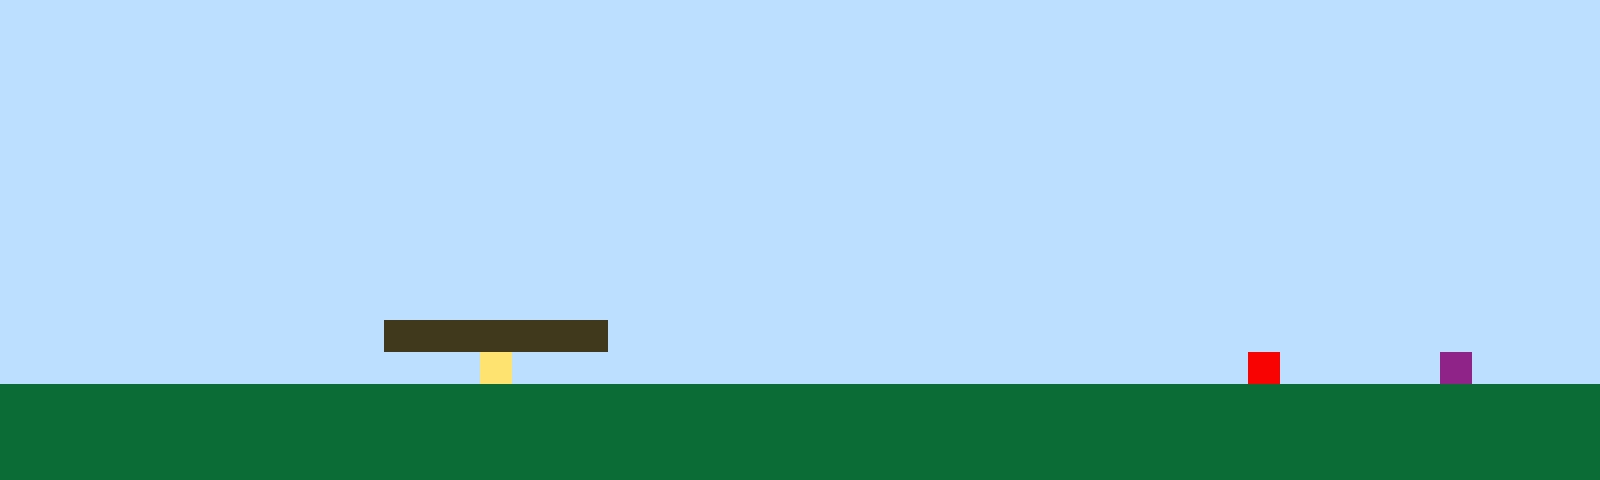

Rendered tile map (Tiled .tmx) drawn with the repository's tilesets; below, a short description and the full map source, tile grids included:
An orthogonal 50x15 tile map with 32x32 px tiles, 1 tile layer (Tile Layer 1).

<map version="1.10" tiledversion="1.11.2" orientation="orthogonal" renderorder="right-up" width="50" height="15" tilewidth="32" tileheight="32" infinite="0" nextlayerid="2" nextobjectid="1"><editorsettings><export target="map1.csv" format="csv" /></editorsettings><tileset firstgid="1" name="sprites" tilewidth="32" tileheight="32" tilecount="6" columns="3"><image source="sprites.png" width="96" height="64" /></tileset><layer id="1" name="Tile Layer 1" width="50" height="15"><data encoding="csv">1,1,1,1,1,1,1,1,1,1,1,1,1,1,1,1,1,1,1,1,1,1,1,1,1,1,1,1,1,1,1,1,1,1,1,1,1,1,1,1,1,1,1,1,1,1,1,1,1,1,1,1,1,1,1,1,1,1,1,1,1,1,1,1,1,1,1,1,1,1,1,1,1,1,1,1,1,1,1,1,1,1,1,1,1,1,1,1,1,1,1,1,1,1,1,1,1,1,1,1,1,1,1,1,1,1,1,1,1,1,1,1,1,1,1,1,1,1,1,1,1,1,1,1,1,1,1,1,1,1,1,1,1,1,1,1,1,1,1,1,1,1,1,1,1,1,1,1,1,1,1,1,1,1,1,1,1,1,1,1,1,1,1,1,1,1,1,1,1,1,1,1,1,1,1,1,1,1,1,1,1,1,1,1,1,1,1,1,1,1,1,1,1,1,1,1,1,1,1,1,1,1,1,1,1,1,1,1,1,1,1,1,1,1,1,1,1,1,1,1,1,1,1,1,1,1,1,1,1,1,1,1,1,1,1,1,1,1,1,1,1,1,1,1,1,1,1,1,1,1,1,1,1,1,1,1,1,1,1,1,1,1,1,1,1,1,1,1,1,1,1,1,1,1,1,1,1,1,1,1,1,1,1,1,1,1,1,1,1,1,1,1,1,1,1,1,1,1,1,1,1,1,1,1,1,1,1,1,1,1,1,1,1,1,1,1,1,1,1,1,1,1,1,1,1,1,1,1,1,1,1,1,1,1,1,1,1,1,1,1,1,1,1,1,1,1,1,1,1,1,1,1,1,1,1,1,1,1,1,1,1,1,1,1,1,1,1,1,1,1,1,1,1,1,1,1,1,1,1,1,1,1,1,1,1,1,1,1,1,1,1,1,1,1,1,1,1,1,1,1,1,1,1,1,1,1,1,1,1,1,1,1,1,1,1,1,1,1,1,1,1,1,1,1,1,1,1,1,1,1,1,1,1,1,1,1,1,1,1,1,1,1,1,1,1,1,1,1,1,1,1,1,1,1,1,1,1,1,1,1,1,1,1,1,1,1,1,1,1,1,1,1,1,1,1,1,1,1,1,1,1,1,1,1,1,1,1,1,1,1,1,1,1,1,1,1,1,1,1,1,1,1,1,1,1,1,1,1,1,1,1,1,3,3,3,3,3,3,3,1,1,1,1,1,1,1,1,1,1,1,1,1,1,1,1,1,1,1,1,1,1,1,1,1,1,1,1,1,1,1,1,1,1,1,1,1,1,1,1,1,1,1,1,1,1,4,1,1,1,1,1,1,1,1,1,1,1,1,1,1,1,1,1,1,1,1,1,1,1,5,1,1,1,1,1,6,1,1,1,1,2,2,2,2,2,2,2,2,2,2,2,2,2,2,2,2,2,2,2,2,2,2,2,2,2,2,2,2,2,2,2,2,2,2,2,2,2,2,2,2,2,2,2,2,2,2,2,2,2,2,2,2,2,2,2,2,2,2,2,2,2,2,2,2,2,2,2,2,2,2,2,2,2,2,2,2,2,2,2,2,2,2,2,2,2,2,2,2,2,2,2,2,2,2,2,2,2,2,2,2,2,2,2,2,2,2,2,2,2,2,2,2,2,2,2,2,2,2,2,2,2,2,2,2,2,2,2,2,2,2,2,2,2,2,2,2,2,2,2,2,2,2,2,2,2,2,2,2,2,2</data></layer></map>
